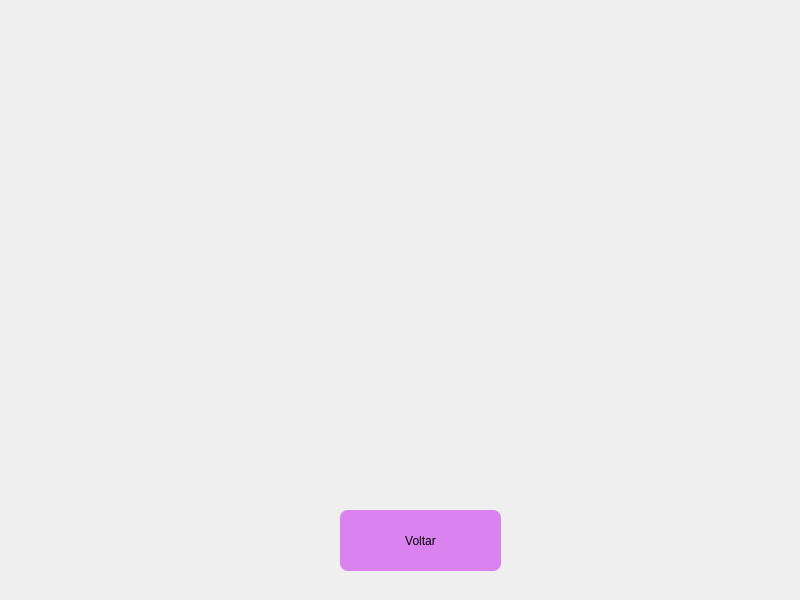
<?xml version="1.0" encoding="UTF-8"?>
<ui version="4.0">
 <class>olhos</class>
 <widget class="QMainWindow" name="olhos">
  <property name="geometry">
   <rect>
    <x>0</x>
    <y>0</y>
    <width>800</width>
    <height>600</height>
   </rect>
  </property>
  <property name="minimumSize">
   <size>
    <width>800</width>
    <height>600</height>
   </size>
  </property>
  <property name="maximumSize">
   <size>
    <width>800</width>
    <height>600</height>
   </size>
  </property>
  <property name="windowTitle">
   <string>MainWindow</string>
  </property>
  <widget class="QWidget" name="centralwidget">
   <widget class="QLabel" name="label">
    <property name="geometry">
     <rect>
      <x>0</x>
      <y>0</y>
      <width>800</width>
      <height>600</height>
     </rect>
    </property>
    <property name="minimumSize">
     <size>
      <width>800</width>
      <height>600</height>
     </size>
    </property>
    <property name="maximumSize">
     <size>
      <width>800</width>
      <height>600</height>
     </size>
    </property>
    <property name="text">
     <string/>
    </property>
    <property name="pixmap">
     <pixmap resource="../imagens/img.qrc">:/img/TDOlhos.png</pixmap>
    </property>
    <property name="scaledContents">
     <bool>true</bool>
    </property>
   </widget>
   <widget class="QPushButton" name="voltar">
    <property name="geometry">
     <rect>
      <x>340</x>
      <y>510</y>
      <width>161</width>
      <height>61</height>
     </rect>
    </property>
    <property name="styleSheet">
     <string notr="true">background-color: rgba(214, 102, 241, 80%);
font: 12pt &quot;Comic Sans MS&quot;;
border-radius: 8px</string>
    </property>
    <property name="text">
     <string>Voltar</string>
    </property>
   </widget>
  </widget>
 </widget>
 <resources>
  <include location="../imagens/img.qrc"/>
 </resources>
 <connections/>
</ui>
